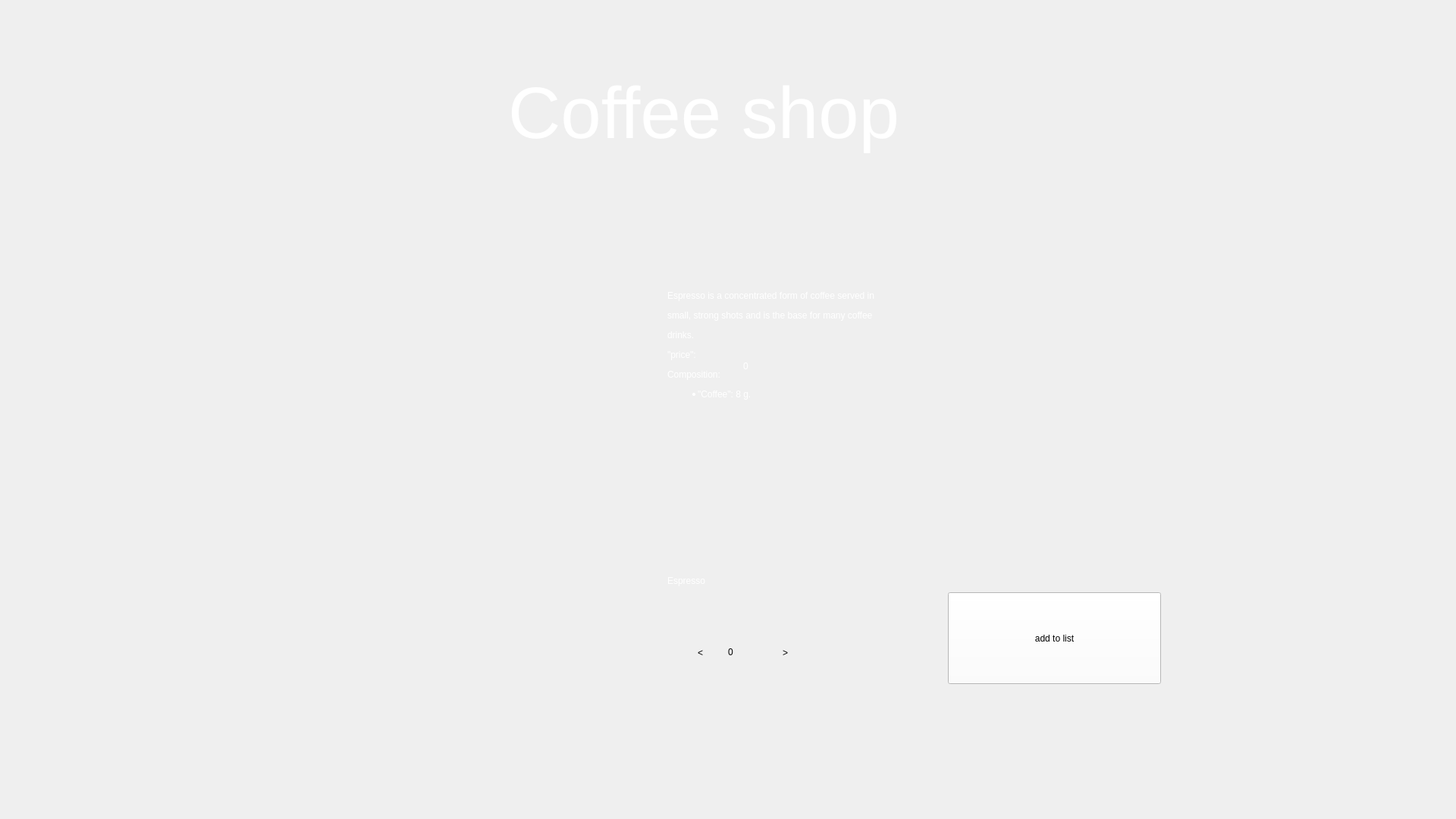
<?xml version="1.0" encoding="UTF-8"?>
<ui version="4.0">
 <class>EspressoForm</class>
 <widget class="QWidget" name="EspressoForm">
  <property name="geometry">
   <rect>
    <x>0</x>
    <y>0</y>
    <width>1920</width>
    <height>1080</height>
   </rect>
  </property>
  <property name="windowTitle">
   <string>Form</string>
  </property>
  <property name="styleSheet">
   <string notr="true"/>
  </property>
  <widget class="QLabel" name="Back">
   <property name="geometry">
    <rect>
     <x>0</x>
     <y>0</y>
     <width>1920</width>
     <height>1080</height>
    </rect>
   </property>
   <property name="styleSheet">
    <string notr="true">background-image: url(':/res/img/backgr.png');

background-repeat: no-repeat;
</string>
   </property>
   <property name="text">
    <string/>
   </property>
  </widget>
  <widget class="QLabel" name="label_2">
   <property name="geometry">
    <rect>
     <x>670</x>
     <y>80</y>
     <width>581</width>
     <height>141</height>
    </rect>
   </property>
   <property name="styleSheet">
    <string notr="true">position: absolute;
font: 700 26pt &quot;Segoe Script&quot;;
width: 328px;
height: 88px;
left: 796px;
top: 79px;
font-style: normal;
font-weight: 400;
font-size: 64px;
line-height: 88px;
color: #FFFFFF;
 border: none; 
outline: none;
background-position: center;
 background-repeat: no-repeat; 
background-color: transparent;</string>
   </property>
   <property name="text">
    <string>&lt;html&gt;&lt;head/&gt;&lt;body&gt;&lt;p&gt;&lt;span style=&quot; font-size:72pt;&quot;&gt;Coffee shop&lt;/span&gt;&lt;/p&gt;&lt;/body&gt;&lt;/html&gt;</string>
   </property>
  </widget>
  <widget class="QPushButton" name="Zerno">
   <property name="geometry">
    <rect>
     <x>89</x>
     <y>79</y>
     <width>130</width>
     <height>130</height>
    </rect>
   </property>
   <property name="styleSheet">
    <string notr="true">background-image: url(':/res/img/24.png');
background-position: center;
 background-repeat: no-repeat; 
background-color: transparent;
 border: none; 
outline: none;</string>
   </property>
   <property name="text">
    <string/>
   </property>
  </widget>
  <widget class="QLabel" name="label">
   <property name="geometry">
    <rect>
     <x>230</x>
     <y>310</y>
     <width>500</width>
     <height>591</height>
    </rect>
   </property>
   <property name="styleSheet">
    <string notr="true">background-image: url(':/res/img/Espresso2.png');
background-position: center;
 background-repeat: no-repeat; </string>
   </property>
   <property name="text">
    <string/>
   </property>
  </widget>
  <widget class="QLabel" name="label_3">
   <property name="geometry">
    <rect>
     <x>880</x>
     <y>310</y>
     <width>711</width>
     <height>291</height>
    </rect>
   </property>
   <property name="styleSheet">
    <string notr="true">font: 700 18pt &quot;Segoe Script&quot;;
color: #FFFFFF;
</string>
   </property>
   <property name="text">
    <string>&lt;html&gt;&lt;head/&gt;&lt;body&gt;&lt;p&gt;Espresso is a concentrated form of coffee served in&lt;/p&gt;&lt;p&gt;small, strong shots and is the base for many coffee &lt;/p&gt;&lt;p&gt;drinks.&lt;/p&gt;&lt;p&gt;&amp;quot;price&amp;quot;: &lt;/p&gt;&lt;p&gt;Composition:&lt;/p&gt;&lt;ul style=&quot;margin-top: 0px; margin-bottom: 0px; margin-left: 0px; margin-right: 0px; -qt-list-indent: 1;&quot;&gt;&lt;li style=&quot; margin-top:12px; margin-bottom:0px; margin-left:0px; margin-right:0px; -qt-block-indent:0; text-indent:0px;&quot;&gt;&amp;quot;Coffee&amp;quot;: 8 g.&lt;/li&gt;&lt;/ul&gt;&lt;/body&gt;&lt;/html&gt;</string>
   </property>
  </widget>
  <widget class="QPushButton" name="Buttmin">
   <property name="geometry">
    <rect>
     <x>884</x>
     <y>820</y>
     <width>79</width>
     <height>81</height>
    </rect>
   </property>
   <property name="styleSheet">
    <string notr="true">font: 700 18pt &quot;Segoe Script&quot;;
background-image: url(:/res/img/whites.png);

 border: none; 
outline: none;</string>
   </property>
   <property name="text">
    <string>&lt;</string>
   </property>
  </widget>
  <widget class="QPushButton" name="Buttpl">
   <property name="geometry">
    <rect>
     <x>995</x>
     <y>820</y>
     <width>81</width>
     <height>81</height>
    </rect>
   </property>
   <property name="styleSheet">
    <string notr="true">font: 700 18pt &quot;Segoe Script&quot;;
background-image: url(:/res/img/whites.png);

 border: none; 
outline: none;</string>
   </property>
   <property name="text">
    <string>&gt;</string>
   </property>
  </widget>
  <widget class="QLabel" name="numberqwert">
   <property name="geometry">
    <rect>
     <x>960</x>
     <y>820</y>
     <width>91</width>
     <height>81</height>
    </rect>
   </property>
   <property name="statusTip">
    <string/>
   </property>
   <property name="whatsThis">
    <string/>
   </property>
   <property name="layoutDirection">
    <enum>Qt::LeftToRight</enum>
   </property>
   <property name="styleSheet">
    <string notr="true">font: 700 18pt &quot;Segoe Script&quot;;
 border: none; 
outline: none;
background-image: url(:/res/img/whites.png);
text-align: center;</string>
   </property>
   <property name="lineWidth">
    <number>1</number>
   </property>
   <property name="text">
    <string>&lt;html&gt;&lt;head/&gt;&lt;body&gt;&lt;p&gt;0&lt;/p&gt;&lt;/body&gt;&lt;/html&gt;</string>
   </property>
  </widget>
  <widget class="QPushButton" name="pushButton">
   <property name="geometry">
    <rect>
     <x>1250</x>
     <y>781</y>
     <width>281</width>
     <height>121</height>
    </rect>
   </property>
   <property name="styleSheet">
    <string notr="true">font: 700 25pt &quot;Segoe Script&quot;;
background-color: rgb(255, 255, 255);
background-color: rgb(255, 255, 255);</string>
   </property>
   <property name="text">
    <string>add to list</string>
   </property>
  </widget>
  <widget class="QLabel" name="L1">
   <property name="geometry">
    <rect>
     <x>980</x>
     <y>473</y>
     <width>49</width>
     <height>20</height>
    </rect>
   </property>
   <property name="styleSheet">
    <string notr="true">font: 700 18pt &quot;Segoe Script&quot;;
color: #FFFFFF;</string>
   </property>
   <property name="text">
    <string>0</string>
   </property>
  </widget>
  <widget class="QLabel" name="Lab1">
   <property name="geometry">
    <rect>
     <x>880</x>
     <y>730</y>
     <width>251</width>
     <height>71</height>
    </rect>
   </property>
   <property name="styleSheet">
    <string notr="true">font: 700 27pt &quot;Segoe Script&quot;;
color: #FFFFFF;</string>
   </property>
   <property name="text">
    <string>Espresso</string>
   </property>
  </widget>
  <zorder>Back</zorder>
  <zorder>Buttmin</zorder>
  <zorder>numberqwert</zorder>
  <zorder>label_2</zorder>
  <zorder>Zerno</zorder>
  <zorder>label</zorder>
  <zorder>label_3</zorder>
  <zorder>Buttpl</zorder>
  <zorder>pushButton</zorder>
  <zorder>L1</zorder>
  <zorder>Lab1</zorder>
 </widget>
 <resources/>
 <connections/>
</ui>
